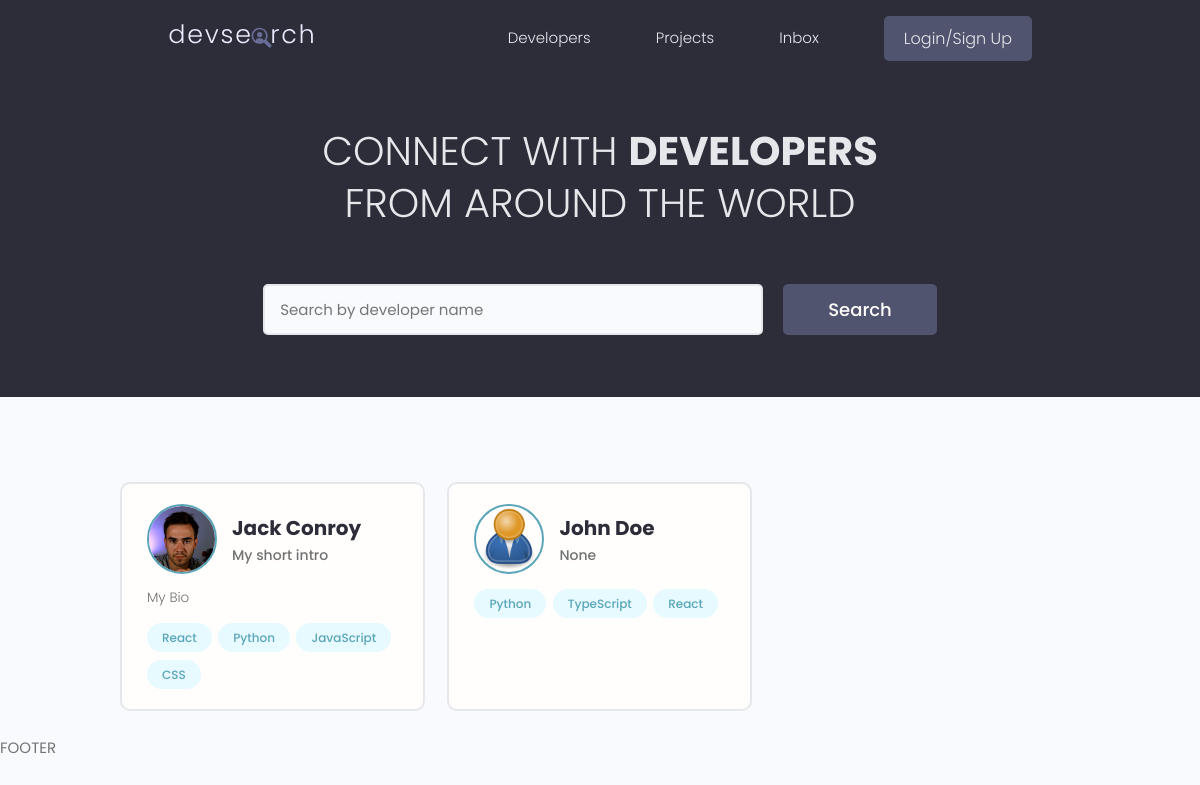
Before: / with the older database file.
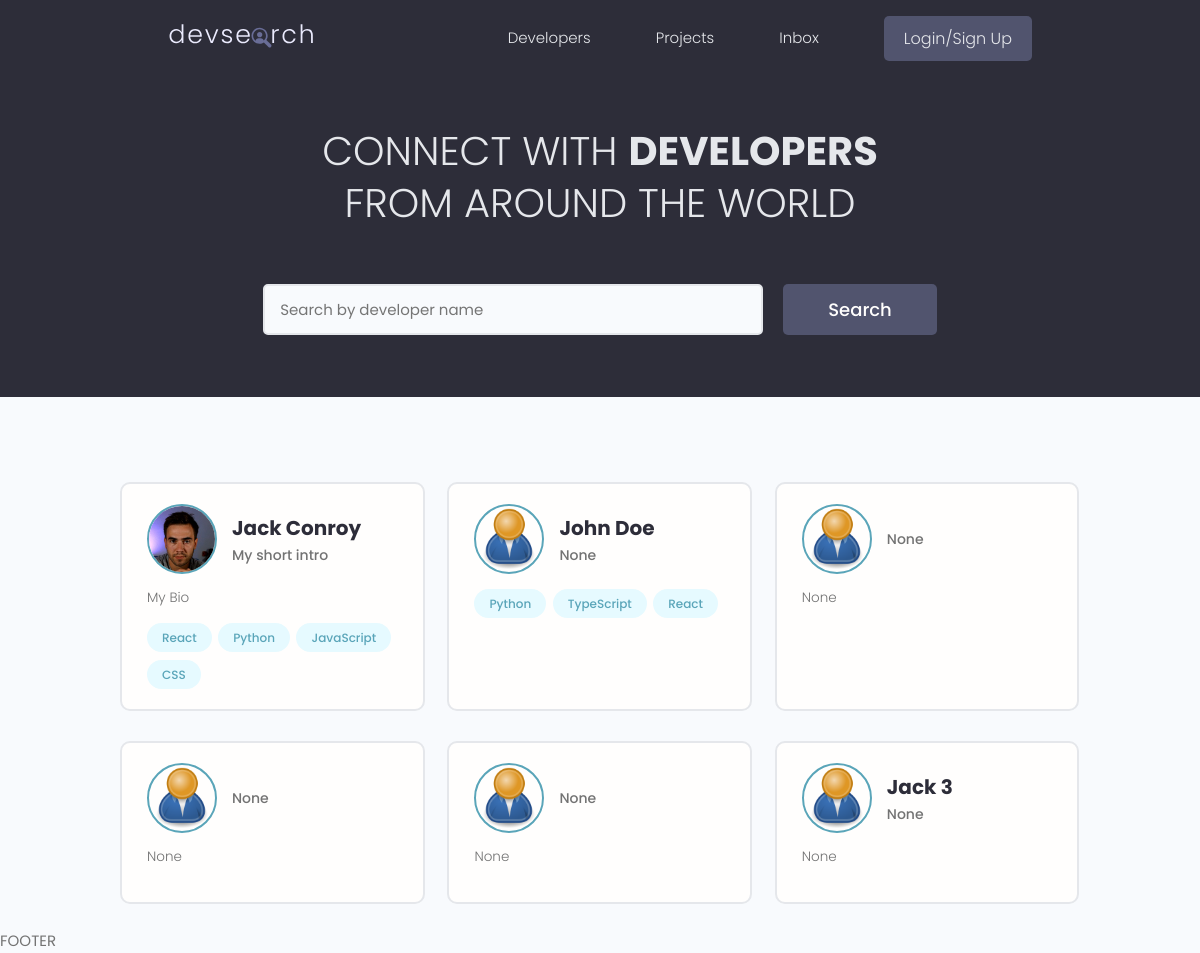
After: the same page with the newer database file.
### users/models.py (models this page shows, shortened)
class Profile(models.Model):
  user = models.OneToOneField(User, on_delete=models.CASCADE, null=True, blank=True)
  name = models.CharField(max_length=200, blank=True, null=True)
  email = models.EmailField(max_length=500, blank=True, null=True)
  username = models.CharField(max_length=200, blank=True, null=True)
  location = models.CharField(max_length=200, blank=True, null=True)
  short_intro = models.CharField(max_length=500, blank=True, null=True)
  bio = models.TextField(blank=True, null=True)
  profile_image = models.ImageField(null=True, blank=True, upload_to='profiles/', default="profiles/user-default.png")
  social_github = models.CharField(max_length=500, null=True, blank=True)
  social_twitter = models.CharField(max_length=500, null=True, blank=True)
  social_linkedin = models.CharField(max_length=500, null=True, blank=True)
  social_youtube = models.CharField(max_length=500, null=True, blank=True)
  social_website = models.CharField(max_length=500, null=True, blank=True)
  created = models.DateTimeField(auto_now_add=True)
  id = models.UUIDField(default=uuid.uuid4, unique=True, primary_key=True, editable=False)

class Skill(models.Model):
  owner = models.ForeignKey(Profile, on_delete=models.CASCADE, null=True, blank=True)
  name = models.CharField(max_length=500, null=True, blank=True)
  description = models.TextField(null=True, blank=True)
  created = models.DateTimeField(auto_now_add=True)
  id = models.UUIDField(default=uuid.uuid4, unique=True, primary_key=True, editable=False)
  def __str__(self):
    return self.name

### users/views.py (the view)
# urls.py: path('', views.profiles, name='profiles'),
def profiles(request):
  profiles = Profile.objects.all()
  context = {
    'profiles': profiles
  }
  return render(request, 'users/profiles.html', context)

### users/templates/users/profiles.html (shortened to what this page needs)
{% extends 'main.html' %}
{% block content %}
  <main class="home">
    <section class="hero-section text-center">
      <div class="container container--narrow">
        <div class="hero-section__box">
          <h2>CONNECT WITH <span>DEVELOPERS</span></h2>
          <h2>FROM AROUND THE WORLD</h2>
        </div>
        <div class="hero-section__search">
          <form class="form" action="#" method="get">
            <div class="form__field">
              <input class="input input--text" id="formInput#search" type="text" name="text"
                placeholder="Search by developer name" />
            </div>
            <input class="btn btn--sub btn--lg" type="submit" value="Search" />
          </form>
        </div>
      </div>
    </section>
    <section class="devlist">
      <div class="container">
        <div class="grid grid--three">
          {% for profile in profiles %}
          <div class="column card">
            <div class="dev">
              <a href="{% url 'user-profile' profile.id %}" class="card__body">
                <div class="dev__profile">
                  <img class="avatar avatar--md" src="{{profile.profile_image.url}}" alt="image" />
                  <div class="dev__meta">
                    <h3>{{ profile.name }}</h3>
                    <h5>{{ profile.short_intro|slice:"60" }}</h5>
                  </div>
                </div>
                <p class="dev__info">
                  {{profile.bio|slice:"150"}}
                </p>
                <div class="dev__skills">
                  {% for skill in profile.skill_set.all|slice:"5" %}
                  <span class="tag tag--pill tag--main">
                    <small>{{skill}}</small>
                  </span>
                  {% endfor %}
                </div>
              </a>
            </div>
          </div>
          {% endfor %}
        </div>
      </div>
    </section>
  </main>
{% endblock content %}

### templates/main.html (shortened to what this page needs)
<!DOCTYPE html>
{% load static %}
<html lang="en">
<head>
    <link rel="stylesheet" href="https://cdnjs.cloudflare.com/ajax/libs/font-awesome/6.2.1/css/all.min.css" />
    <link rel="stylesheet" href="https://cdn.iconmonstr.com/1.3.0/css/iconmonstr-iconic-font.min.css" />
    <link rel="stylesheet" href="{% static 'uikit/styles/uikit.css' %}" />
    <link rel="stylesheet" href="{% static 'styles/app.css' %}" />
</head>
<body>
    {% include 'navbar.html' %}
    {% block content %}
    {% endblock content %}
    <footer>FOOTER</footer>
</body>
</html>

### templates/navbar.html (shortened to what this page needs)
{% load static %}
<header class="header">
    <div class="container container--narrow">
      <a href="{% url 'profiles' %}" class="header__logo">
        <img src="{% static 'images/logo.svg' %}" alt="DevSearch Logo" />
      </a>
      <nav class="header__nav">
        <ul class="header__menu">
          <li class="header__menuItem"><a href="{% url 'profiles' %}">Developers</a></li>
          <li class="header__menuItem"><a href="{% url 'projects' %}">Projects</a></li>
          <li class="header__menuItem"><a href="">Inbox</a></li>
          {% if request.user.is_authenticated %}
            <li class="header__menuItem"><a href="{% url 'create-project' %}">Add Project</a></li>
            <li class="header__menuItem"><a href="{% url 'logout' %}" class="btn btn--sub">Logout</a></li>
          {% else %}
            <li class="header__menuItem"><a href="{% url 'login' %}" class="btn btn--sub">Login/Sign Up</a></li>
          {% endif %}
        </ul>
      </nav>
    </div>
</header>

### static/styles/app.css (style rules this page uses)
:root { --color-sub: #2d2d39; }
.btn--sub { background-color: var(--color-sub-light); }
.card { border: 2px solid var(--color-light); }
img { width: 100%; }
.header { position: sticky; z-index: 111; background-color: var(--color-sub); padding: 1.5rem 0; }
.header > .container { display: flex; justify-content: space-between; align-items: center; }
.header__logo > img { height: 3.8rem; }
.header__nav > ul { display: inline-flex; align-items: center; list-style: none; gap: 6.5rem; }
.header__menuItem > a { color: var(--color-light); font-weight: 300; }
.hero-section { height: 40vh; display: flex; align-items: center; background-color: var(--color-sub); }
.hero-section__box { margin-bottom: 4rem; }
.hero-section__box > h2, .hero-section__box > h2 > span { font-size: 4rem; color: var(--color-light); line-height: 1.3; text-transform: uppercase; }
.hero-section__box > h2 { font-weight: 300; }
.hero-section__box > h2 > span { font-weight: 700; }
.hero-section__search > .form { display: flex; align-items: center; justify-content: center; gap: 2rem; }
.hero-section__search > .form input.input--text { width: 50rem; }
.devlist { margin-top: 8rem; }
.devlist .grid { align-items: stretch; }
.devlist .dev .dev__profile { display: flex; align-items: center; gap: 1.5rem; }
.devlist .dev .dev__meta h3 { color: var(--color-sub); font-size: 2rem; font-weight: 700; }
.devlist .dev .dev__meta h5 { color: var(--color-text); font-size: 1.4rem; font-weight: 500; }
.devlist .dev .dev__info { margin: 1.5rem 0; font-size: 1.35rem; line-height: 1.4; text-align: justify; }

### static/uikit/styles/modules/_variables.css (style rules this page uses)
:root { --color-main: #5aa5b9; --color-main-light: #e6faff; --color-sub: #3f4156; --color-sub-light: #51546e; --color-sub-lighter: #ededfd; --color-text: #737373; --color-gray: #8b8b8b; --color-light: #e5e7eb; --color-light-gray: #767676; --color-bg: #f8fafd; --color-white: #fffefd; --color-white-light: #f3f3f3; --color-success: #359e64; --color-success-bg: #def8e8; --color-error: #fc4b0b; --color-error-bg: #fff2ee; --font-base: 'Poppins', arial, helvetica, 'Segoe UI', roboto, ubuntu, sans-serif; --font-monospace: 'Fira Code', 'Courier New', courier, monospace; --font-regular: 300; --font-medium: 500; --font-bold: 700; --generic-shadow: 1px 1px 5px #00000010; --generic-transition: all 0.3s ease-in-out; }

### static/uikit/styles/modules/_base.css (style rules this page uses)
* { margin: 0; padding: 0; box-sizing: border-box; text-rendering: optimizeLegibility; color: inherit; font-size: inherit; }
html { font-size: 50%; }
@media only screen and (min-width: 480px) { html { font-size: 56.25%; } }
@media only screen and (min-width: 1200px) { html { font-size: 62.5%; } }
body { line-height: 1.6; font-weight: 400; font-size: 1.5rem; color: var(--color-text); background-color: var(--color-bg); min-height: 100vh; }

### static/uikit/styles/modules/_typography.css (style rules this page uses)
* { font-family: var(--font-base); }
h2 { font-size: 3.6rem; font-weight: var(--font-bold); }
h3 { font-size: 3.2rem; font-weight: var(--font-medium); }
h5 { font-size: 2.4rem; font-weight: var(--font-medium); }
h5, h6 { font-weight: var(--font-regular); }
p, span, strong { font-size: 1.6rem; color: var(--color-text); font-weight: var(--font-regular); }
a { padding-bottom: 2px; text-decoration: none; display: inline-block; color: var(--color-main); font-weight: var(--font-medium); }

### static/uikit/styles/modules/_utilities.css (style rules this page uses)
.container { width: 92%; max-width: 165rem; margin: 0 auto; box-sizing: border-box; }
.container--narrow { width: 92%; max-width: 120rem; }
@media screen and (min-width: 1000px) { .container { width: 90%; } }
@media screen and (min-width: 1000px) { .container--narrow { width: 85%; } }
@media screen and (min-width: 1200px) { .container { width: 80%; } }
@media screen and (min-width: 1200px) { .container--narrow { width: 72%; } }
.text-center { text-align: center; }

### static/uikit/styles/modules/_avatar.css (style rules this page uses)
.avatar { border-radius: 50%; border: 2px solid var(--color-main); object-fit: cover; }
.avatar--md { height: 7rem; width: 7rem; }

### static/uikit/styles/modules/_button.css (style rules this page uses)
.btn { display: inline-block; position: relative; cursor: pointer; background-color: var(--color-light); font-weight: var(--font-medium); color: var(--color-sub); text-decoration: none; padding: 1rem 2rem; border-radius: 0.5rem; border: none; width: -webkit-fit-content; width: -moz-fit-content; width: fit-content; height: -webkit-fit-content; height: -moz-fit-content; height: fit-content; font-size: 1.6rem; outline-width: 0; outline-color: transparent; -webkit-backface-visibility: hidden; backface-visibility: hidden; transition: all 0.3s ease-in-out; }
.btn--sub { background-color: var(--color-sub); color: var(--color-white); }
.btn--lg { font-size: 1.8rem; padding: 1.2rem 4.5rem; }

Changed rows visible on the page:
added Profile: profile_image (placeholder picture), short_intro "None", bio "None"
added Profile: profile_image (placeholder picture), short_intro "None", bio "None"
added Profile: profile_image (placeholder picture), short_intro "None", bio "None"
added Profile: profile_image (placeholder picture), name "Jack 3", short_intro "None", bio "None"
